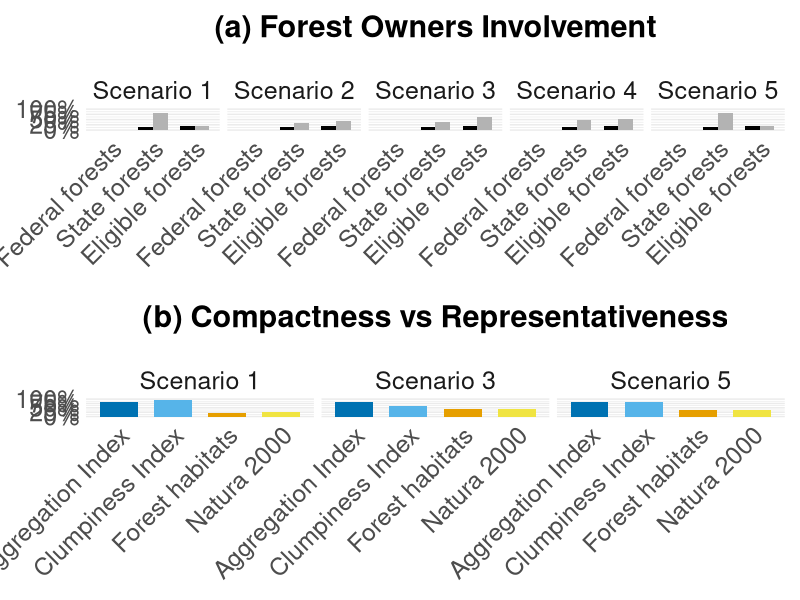
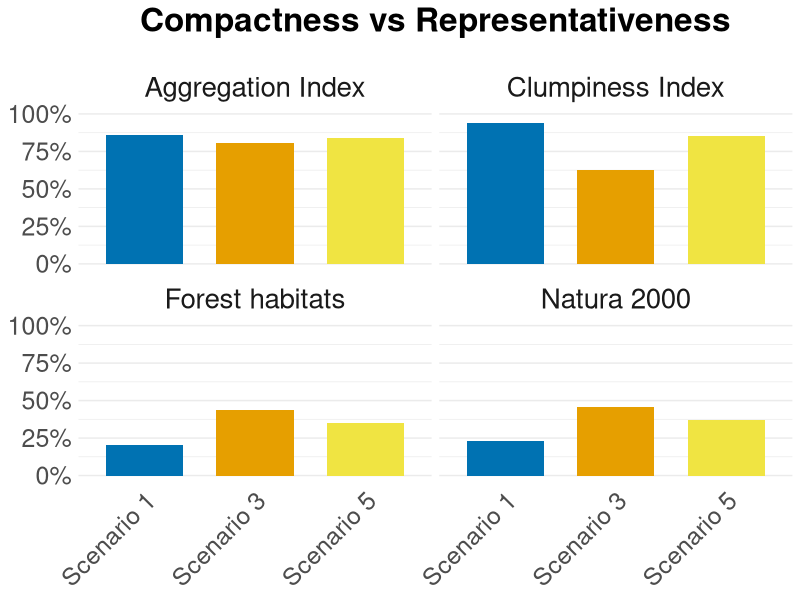
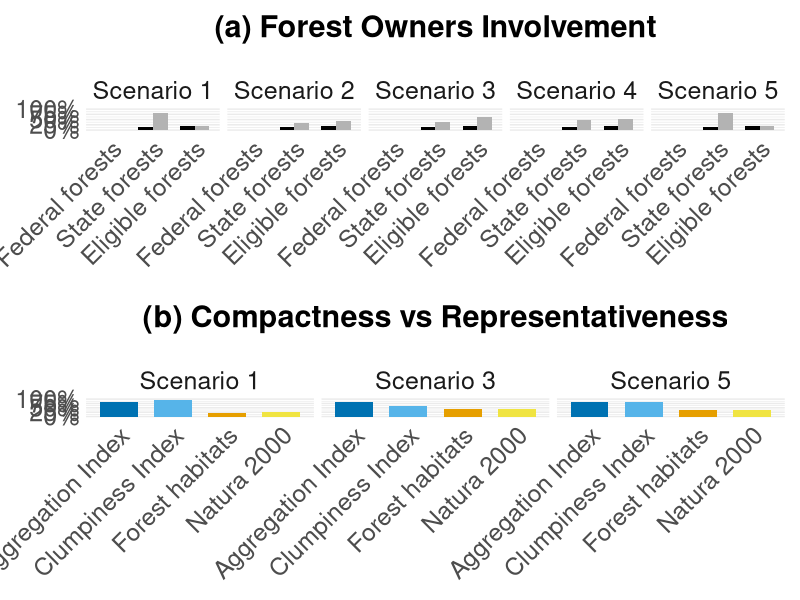
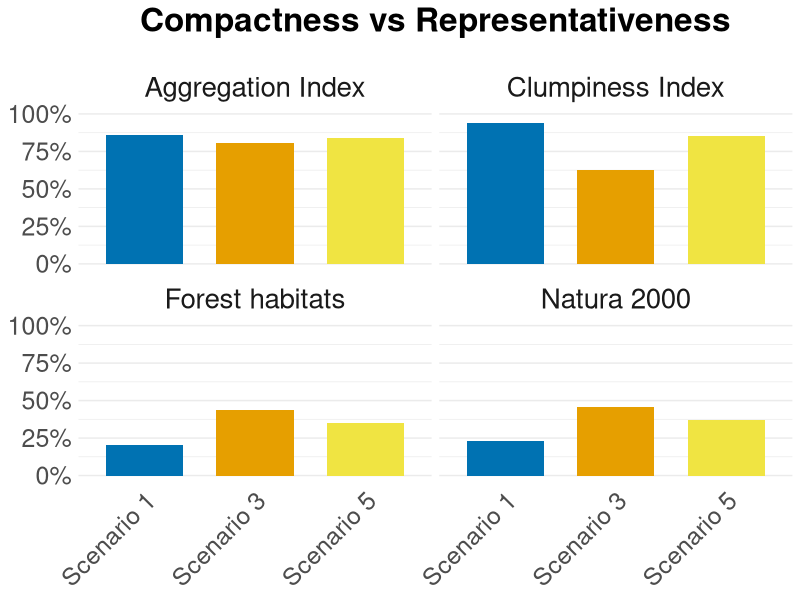

Reproduce these figures in R, in order. (Note: this script raises an error after producing the figures.)
#load librariess
library(ggplot2)  
library(patchwork)
library(RColorBrewer)

# Dati per la prima serie
data1 <- data.frame(
  scenario = rep(paste("Scenario", 1:5), each = 6),
  ownership = rep(c("Federal forests", "State forests", "Eligible forests"), each = 2, times = 5),
  type = rep(c("Initial", "New"), 15),
  value = c(
    # Scenario 1
    0.016, 0.016, 0.13, 0.802, 0.182, 0.182,
    # Scenario 2
    0.016, 0.016, 0.13, 0.331, 0.182, 0.412,
    # Scenario 3
    0.016, 0.016, 0.13, 0.376, 0.182, 0.617,
    # Scenario 4
    0.016, 0.016, 0.13, 0.467, 0.182, 0.517,
    # Scenario 5
    0.016, 0.016, 0.13, 0.802, 0.182, 0.182
  )
)

# Impostare l'ordine corretto per le forest ownership
data1$ownership <- factor(data1$ownership, levels = c("Federal forests", "State forests", "Eligible forests"))


# Dati per la seconda serie
data2 <- data.frame(
  scenario = rep(paste("Scenario", c(1, 3, 5)), each = 4),
  metric = rep(c("Aggregation Index", "Clumpiness Index", "Forest habitats", "Natura 2000"), 3),
  value = c(
    # Scenario 1
    0.857, 0.939, 0.203, 0.233,
    # Scenario 3
    0.806, 0.625, 0.434, 0.459,
    # Scenario 5
    0.841, 0.852, 0.350, 0.372
  )
)

# Impostare l'ordine corretto per le metriche
data2$metric <- factor(data2$metric, levels = c("Aggregation Index", "Clumpiness Index", "Forest habitats", "Natura 2000"))




#formattazione tema comune
common_theme <- function(
    title_size = 22,           # esempio: 16 per il titolo
    axis_text_size = 18,       # esempio: 12 per i tick degli assi
    facet_size = 18            # esempio: 13 per il facet label
) {
  theme_minimal() +
    theme(
      legend.position = "none",
      axis.text.x = element_text(angle = 45, hjust = 1, size = axis_text_size),
      axis.text.y = element_text(size = axis_text_size),    # aggiungi questa linea per asse y
      strip.text = element_text(size = facet_size, face = "plain"),
      plot.title = element_text(
        hjust = 0.5,
        face = "bold",
        margin = margin(b = 20),
        size = title_size
      ),
      axis.title.y = element_blank()
    )
}


# Prima serie di barplot
p1 <- ggplot(data1, aes(x = ownership, y = value, fill = type)) +
  geom_bar(stat = "identity", position = "dodge", width = 0.7) +
  scale_fill_manual(values = c("Initial" = "black", "New" = "grey70")) +
  facet_grid(~ scenario, scales = "free_x", space = "free_x") +
  labs(title = "(a) Forest Owners Involvement", x = NULL) +
  common_theme() +
  scale_y_continuous(limits = c(0, 1), labels = scales::percent)

#rimuovo griglia in sfondo
p1 <- p1 + theme(
  panel.grid.major.x = element_blank(),
  panel.grid.minor.x = element_blank()
)


# Seconda serie di barplot (risolvendo commento di Trishna)
p2 <- ggplot(data2, aes(x = metric, y = value, fill = metric)) +
  geom_bar(stat = "identity", width = 0.7) +
  scale_fill_manual(
    values = c(
      "Aggregation Index" = "#0072B2",        # blu intenso
      "Clumpiness Index" = "#56B4E9",        # azzurro
      "Forest habitats" = "#E69F00", # arancione
      "Natura 2000" = "#F0E442"  # giallo
    )
  ) +
  facet_grid(~ scenario, scales = "free_x", space = "free_x") +
  labs(title = "(b) Compactness vs Representativeness", x = NULL, y = "Percentage") +
  common_theme() +
  scale_y_continuous(limits = c(0, 1), labels = scales::percent)

p2 <- p2 + theme(
  panel.grid.major.x = element_blank(),
  panel.grid.minor.x = element_blank()
)


# Combinare i plot verticalmente con più spazio tra loro
#final_plot <- p1 / plot_spacer() / p2 / plot_spacer() / p3 +
# plot_layout(heights = c(1.2, 0.1, 1, 0.1, 1))

# metto solo p1 e p2 uno sopra l'altro come da commento di Francesco
final_plot <- p1 / plot_spacer() / p2 + 
  plot_layout(heights = c(1.2, 0.1, 1))

# Visualizzare il plot
print(final_plot)

# Salvare il plot come immagine ad alta risoluzione
ggsave("C:/NRW_figures/NRW figures/Data manipulation/fig3.png", final_plot, width = 12, height = 18, dpi = 1000)



### nuova Figure 2b su consiglio di Francesco

# Imposta scenario come fattore per mantenere l'ordine
data2$scenario <- factor(data2$scenario, levels = c("Scenario 1", "Scenario 3", "Scenario 5"))

# Barplot: 4 grafici (uno per metrica), 3 barre per scenario
p2b <- ggplot(data2, aes(x = scenario, y = value, fill = scenario)) +
  geom_bar(stat = "identity", width = 0.7) +
  facet_wrap(~ metric, ncol = 2) +
  scale_fill_manual(
    values = c(
      "Scenario 1" = "#0072B2",
      "Scenario 3" = "#E69F00",
      "Scenario 5" = "#F0E442"
    )
  ) +
  labs(title = "Compactness vs Representativeness", x = NULL, y = "Percentage") +
  common_theme() +
  scale_y_continuous(limits = c(0, 1), labels = scales::percent) +
  theme(
    panel.grid.major.x = element_blank(),
    panel.grid.minor.x = element_blank()
  )

p2b <- p2b + theme(
  plot.title = element_text(size = 24),       # titolo principale (20+4)
  axis.title = element_text(size = 20),       # titoli assi x e y (16+4)
  axis.text = element_text(size = 18),        # numeri e label sugli assi (14+4)
  legend.title = element_text(size = 20),     # titolo legenda (16+4)
  legend.text = element_text(size = 18),      # testo legenda (14+4)
  strip.text = element_text(size = 20)        # testo sopra i facet (16+4)
)



p2b

ggsave("C:/NRW_figures/NRW figures/Outputs_figures/figure2b_new.png", p2b, width = 18, height = 15, dpi = 600, bg = "white")

###########################################################################################################################





### making a separate figure for Figure 2c called Figure 5 ###


# Dati di input per terza serie 
features <- c(
  "91D0", "91E0", "91E0; NAX0", "91E0; NAC0", "91F0", "NA00", "NAB0", "NAC0", "NAC0; NAX0", "NAD0",
  "NAV0", "NAW0", "9110", "9110; 91E0", "9130", "9150", "9160", "9170", "9180", "9190",
  "NAX0", "NAX0; NAY0", "NAY0", "91D1", "NAK0", "Natura 2000"
)

values_scenario1 <- c(13, 11, 0, 0, 8, 14, 13, 4, 5, 38, 7, 12, 29, 0, 25, 4, 18, 20, 19, 15, 3, 0, 29, 0, 50, 20)
values_scenario3 <- c(33, 36, 33, 38, 38, 41, 41, 32, 37, 66, 32, 42, 50, 41, 45, 33, 44, 51, 45, 45, 31, 100, 57, 40, 20, 43)
values_scenario5 <- c(26, 22, 0, 5, 33, 29, 19, 15, 68, 44, 25, 13, 47, 91, 33, 14, 38, 26, 23, 39, 9, 0, 34, 0, 20, 35)

data3 <- data.frame(
  scenario = rep(paste("Scenario", c(1, 3, 5)), each = 26),
  category = rep(features, 3),
  value = c(values_scenario1, values_scenario3, values_scenario5) / 100 # Convertito in decimali
)

# Nomi estesi per habitat (nell'ordine originale di features)
feature_names <- c(
  "Bog woodland (512)",
  "Alluvial forests with Alnus glutinosa & Fraxinus excelsior (3478)",
  "Alluvial + Floodplain forests (6)",
  "Alluvial + Swamp forests (5)",
  "Riparian mixed forests (Ulmenion minoris) (353)",
  "Deciduous forests outside special locations (11205)",
  "Thermophilic forests and shrubs (180)",
  "Swamp, bog and swamp forests (2479)",
  "Swamp forests + Floodplain forests (19)",
  "Forests on dunes & sandy soils (1687)",
  "Forest edges (41)",
  "Coppice(with standards) forests (143)",
  "Luzulo-Fagetum beech forests (35747)",
  "Beech forests + Alluvial forests (6)",
  "Asperulo-Fagetum beech forests (23010)",
  "Limestone beech forests (Cephalanthero-Fagion) (489)",
  "Sub-Atlantic oak-hornbeam forests (7027)",
  "Galio-Carpinetum oak-hornbeam forests (181)",
  "Tilio-Acerion forests of slopes, screes, ravines (327)",
  "Old acidophilous oak woods on sandy plains (2636)",
  "Floodplain forests (1114)",
  "Floodplain + Ravine forests (1)",
  "Ravine & scree slope forests, rocky forests (153)",
  "Birch peat swamp forest (4)",
  "Endangered non-dune conifers (1)",
  "Natura 2000 (184477)"
)

# Imposta i nomi label corretti per i codici habitat
data3$category <- factor(data3$category, levels = features, labels = feature_names)

# Ordinamento per avere l'ordine alfabetico dalla A in alto verso la Z/Natura 2000 in basso
habitats_sorted <- sort(feature_names[feature_names != "Natura 2000"])
habitats_sorted <- c(habitats_sorted, "Natura 2000")
spaces <- paste0("space", seq_along(habitats_sorted) - 1)

feature_names_spaced_alphabetical <- as.vector(rbind(
  habitats_sorted,
  c(spaces, rep(NA, length(habitats_sorted) - length(spaces)))
))
feature_names_spaced_alphabetical <- feature_names_spaced_alphabetical[!is.na(feature_names_spaced_alphabetical)]


# Crea righe vuote per gli "spazi" per ogni scenario
empty_rows <- expand.grid(
  scenario = unique(data3$scenario),
  category = feature_names_spaced_alphabetical[grepl("^space", feature_names_spaced_alphabetical)],
  value = 0
)

# Unisci dati veri e spazi vuoti
data3_spaced <- rbind(data3, empty_rows)
data3_spaced$category <- factor(
  data3_spaced$category,
  levels = rev(feature_names_spaced_alphabetical)
)
data3_spaced$scenario <- factor(data3_spaced$scenario)

# Tema personalizzato
common_theme <- function(
    title_size = 17,
    axis_text_size = 11,
    axis_text_x_size = 10,
    legend_title_size = 14,
    legend_text_size = 12) {
  theme_minimal() +
    theme(
      legend.position = "none",
      axis.text.x = element_text(angle = 45, hjust = 1, size = axis_text_x_size),
      axis.text.y = element_text(size = axis_text_size, margin = margin(r = 0)),
      strip.text = element_text(size = 13, face = "plain"),
      plot.title = element_text(
        hjust = 0.5, face = "bold",
        margin = margin(b = 20), size = title_size
      ),
      axis.title.y = element_blank()
    )
}

# Plot principale
p3_spaced <- ggplot(data3_spaced, aes(x = category, y = value, fill = scenario)) +
  geom_bar(
    stat = "identity",
    position = position_dodge2(width = 0.8, preserve = "single"),
    width = 1, show.legend = FALSE
  ) +
  scale_fill_brewer(palette = "Dark2", name = "Scenario") +
  geom_hline(yintercept = 0.3, color = "black", linetype = "solid", size = 0.5) +
  labs(
    title = "Priority Areas Coverage of Ecologically Valuable Areas",
    x = NULL,
    y = "Proportion"
  ) +
  common_theme(
    title_size = 17,
    axis_text_size = 11,
    axis_text_x_size = 10,
    legend_title_size = 14,
    legend_text_size = 12
  ) +
  coord_flip() +
  theme(
    panel.grid.major.y = element_blank(),
    panel.grid.minor.y = element_blank(),
    axis.ticks.y = element_blank()
  ) +
  scale_y_continuous(limits = c(0, 1), labels = scales::percent) +
  scale_x_discrete(labels = function(x) ifelse(grepl("^space", x), "", x))

# Plot dummy SOLO per la legenda
p_legend <- ggplot(
  subset(data3_spaced, !grepl("^space", category)),
  aes(x = category, y = value, fill = scenario)
) +
  geom_bar(
    stat = "identity",
    position = position_dodge(width = 0.8),
    width = 0.7
  ) +
  scale_fill_brewer(palette = "Dark2", name = "") +
  theme_void() +
  theme(
    legend.position = "right",
    legend.title = element_text(size = 18),
    legend.text = element_text(size = 16)
  )

legend <- get_legend(p_legend)

# Plot finale con legenda a fianco
p3_spaced_final <- plot_grid(
  p3_spaced + theme(legend.position = "none"),
  legend,
  rel_widths = c(1, 0.18),
  nrow = 1
)

# Visualizza
print(p3_spaced_final)


ggsave("C:/NRW_figures/NRW figures/Outputs_figures/figure3_standalone2.png", p3_spaced_final, width = 10, height = 12, dpi = 600, bg = "white")




